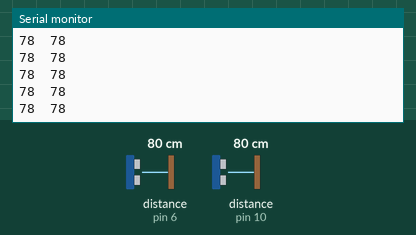
Recording of a sketch running on a simulated Arduino Uno, built with avr-gcc and run on an emulated ATmega328P. Shown: the last lines printed to the serial monitor. Wiring (inferred from the names in the program): 2 × ultrasonic range finder: trigger pin 7, echo pin 6 / trigger pin 11, echo pin 10. The test bench sets the inputs (shaded band); at power-on: distance to the obstacle (sensors on pin 6, pin 10) 80 cm. The echo pulse lasts 58.3 µs per cm.

Above: at 1.3 s.
1.4 s: distance to the obstacle (sensor on pin 6) set to 2 cm
At 2.3 s:
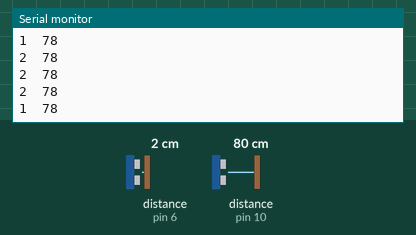
2.9 s: distance to the obstacle (sensor on pin 10) set to 2 cm
At 3.5 s:
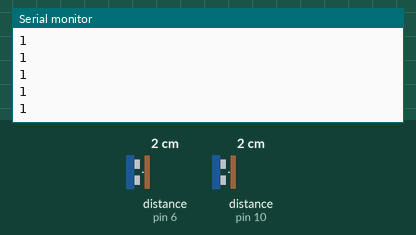
4.5 s: distance to the obstacle (sensor on pin 10) set to 4 cm
At 5.1 s:
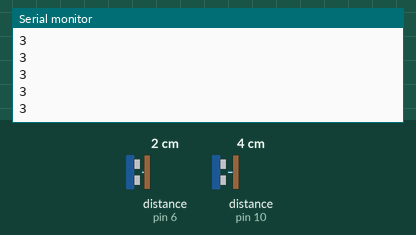
Timing chart, 0 to 7.5 s (numbered marks = the images above; inputs shaded):
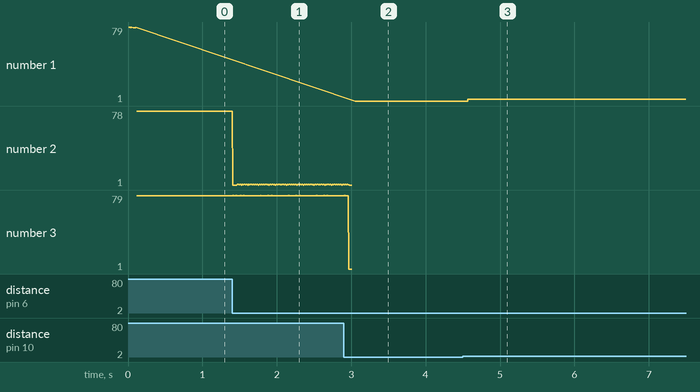

Measured:
- after the input at 1.4 s, the serial monitor: prints a new line at once (image 1)
- after the input at 2.9 s, the serial monitor: prints a new line after 0.07 s (image 2)
- after the input at 4.5 s, the serial monitor: prints a new line after 0.07 s (image 3)
- plotted number 1: 1 → 3 after the input at 4.5 s
- plotted number 2: 78 → 2 after the input at 1.4 s

The sketch:

ultrsound_project.ino
```cpp
const int triggerDistance = 20;
const int triggerThreshold = 10;

bool eventStart1 = false;
bool eventStart2 = false;

// ultrasound 1
const int trigPin1 = 7;
const int echoPin1 = 6;
const int ledPin1 = 2;
int d1;

// ultrasound 2
const int trigPin2 = 11;
const int echoPin2 = 10;
const int ledPin2 = 3;
int d2;

int counter = 0;

bool decreasing = false;
int lowPnts1 = 0;
int lowPnts2 = 0;

void setup() {

  pinMode(trigPin1, OUTPUT);
  pinMode(echoPin1, INPUT);


  pinMode(trigPin2, OUTPUT);
  pinMode(echoPin2, INPUT);

  Serial.begin(9600);
  resetEcho(trigPin1, echoPin1);
  resetEcho(trigPin2, echoPin2);
}

void loop() {

  d1 = measureDistance(trigPin1, echoPin1);
  lowPnts1 = detectSpike(d1, lowPnts1);
  if(lowPnts1 >= triggerThreshold){
    eventStart1 = true;
  }

  if(eventStart1){
    digitalWrite(ledPin1, HIGH);
  }else{
    digitalWrite(ledPin1, LOW);
  }

  if (eventStart2 && eventStart1){
    Serial.println("EXIT");
    eventStart1 = false;
    eventStart2 = false;
    counter = counter - 1;
    Serial.print("Number of people: ");
    Serial.println(counter);
    resetEcho(trigPin1, echoPin1);
  }
  //------------------------------------------
  d2 = measureDistance(trigPin2, echoPin2);
  lowPnts2 = detectSpike(d2, lowPnts2);
  if(lowPnts2 >= triggerThreshold){
    eventStart2 = true;
  }
  if(eventStart2){
    digitalWrite(ledPin2, HIGH);
  }else{
    digitalWrite(ledPin2, LOW);
  }

  if (eventStart1 && eventStart2){
    Serial.println("ENTER");
    eventStart1 = false;
    eventStart2 = false;
    counter = counter + 1;
    Serial.print("Number of people: ");
    Serial.println(counter);
    resetEcho(trigPin2, echoPin2);
  }

  Serial.print(d1);
  Serial.print("\t");
  Serial.println(d2);
}

float measureDistance(int trigPin, int echoPin) {
  digitalWrite(trigPin,LOW);
  delayMicroseconds(2);
  digitalWrite(trigPin,HIGH);
  delayMicroseconds(10);
  digitalWrite(trigPin,LOW);
  float dur=pulseIn(echoPin,HIGH);

  return dur*0.034/2;
}

int detectSpike(int distance, int lowPnts){
  if (distance > 0){
    if(distance < triggerDistance){
      lowPnts = lowPnts + 1;
    }else{
      lowPnts = 0;
    }
  }
  return lowPnts;
}

void resetEcho(const int trig, const int echo){
  int distance = 0;
  bool reset = false;
  int highPnts = 0;
  Serial.println("Resetting");
  while(!reset){
    distance = measureDistance(trig, echo);
    Serial.println(distance);
    if(distance > triggerDistance){
      highPnts = highPnts + 1;
    }else{
      highPnts = 0;
    }

    if(highPnts >= triggerThreshold){
      reset = true;
    }
  }
}
```
